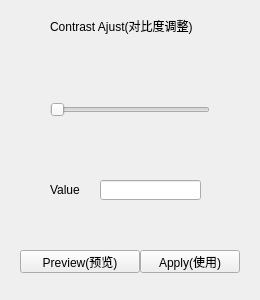
<?xml version="1.0" encoding="UTF-8"?>
<ui version="4.0">
 <class>ContrastAdjustWidget</class>
 <widget class="QWidget" name="ContrastAdjustWidget">
  <property name="geometry">
   <rect>
    <x>0</x>
    <y>0</y>
    <width>260</width>
    <height>300</height>
   </rect>
  </property>
  <property name="windowTitle">
   <string>Form</string>
  </property>
  <widget class="QLabel" name="label_2">
   <property name="geometry">
    <rect>
     <x>50</x>
     <y>180</y>
     <width>41</width>
     <height>20</height>
    </rect>
   </property>
   <property name="text">
    <string>Value</string>
   </property>
  </widget>
  <widget class="QPushButton" name="previewBtn">
   <property name="geometry">
    <rect>
     <x>20</x>
     <y>250</y>
     <width>120</width>
     <height>23</height>
    </rect>
   </property>
   <property name="text">
    <string>Preview(预览)</string>
   </property>
  </widget>
  <widget class="QLabel" name="label">
   <property name="geometry">
    <rect>
     <x>50</x>
     <y>10</y>
     <width>191</width>
     <height>31</height>
    </rect>
   </property>
   <property name="text">
    <string>Contrast Ajust(对比度调整)</string>
   </property>
  </widget>
  <widget class="QSlider" name="contrastSlider">
   <property name="geometry">
    <rect>
     <x>50</x>
     <y>100</y>
     <width>160</width>
     <height>19</height>
    </rect>
   </property>
   <property name="maximum">
    <number>100</number>
   </property>
   <property name="orientation">
    <enum>Qt::Horizontal</enum>
   </property>
  </widget>
  <widget class="QLineEdit" name="contrastEdit">
   <property name="geometry">
    <rect>
     <x>100</x>
     <y>180</y>
     <width>101</width>
     <height>20</height>
    </rect>
   </property>
  </widget>
  <widget class="QPushButton" name="applyBtn">
   <property name="geometry">
    <rect>
     <x>140</x>
     <y>250</y>
     <width>100</width>
     <height>23</height>
    </rect>
   </property>
   <property name="text">
    <string>Apply(使用)</string>
   </property>
  </widget>
 </widget>
 <resources/>
 <connections/>
</ui>
